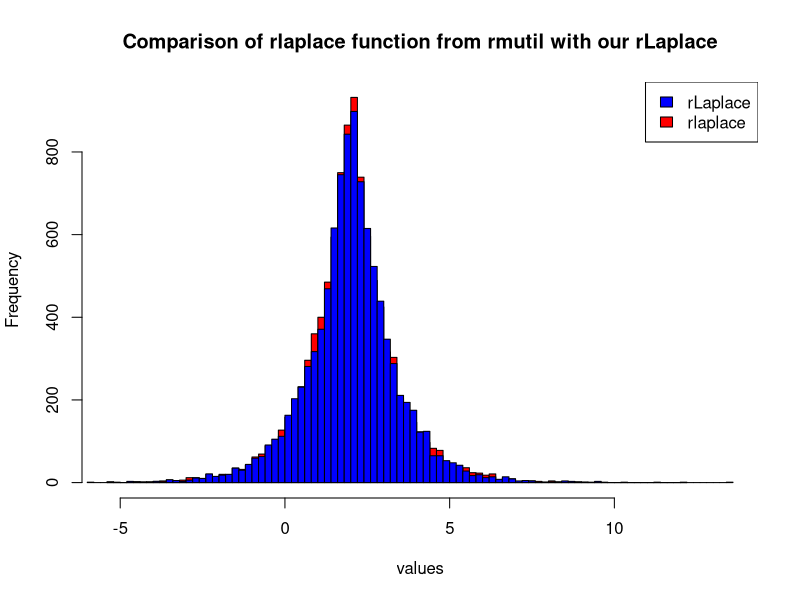
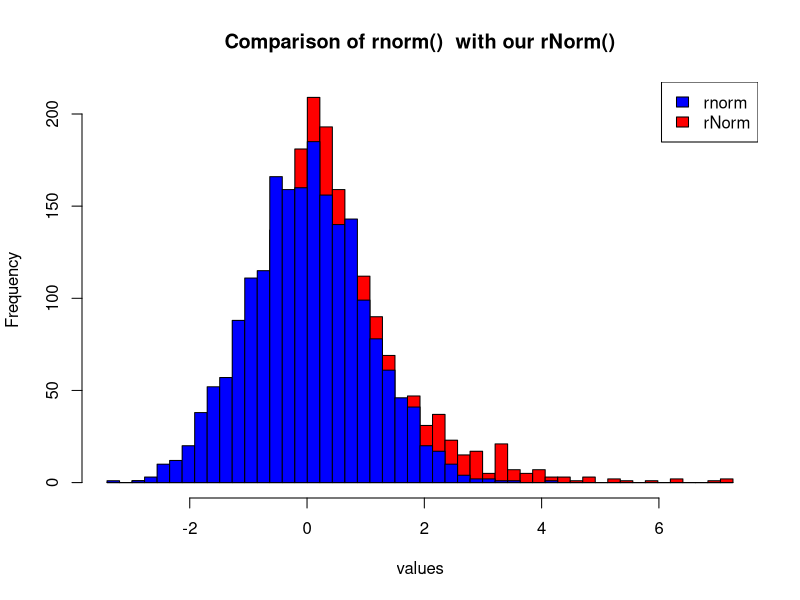

Here is the R script that generated these plots, in order:
## ---- chunk 1
knitr::opts_chunk$set(echo = TRUE)
## ---- chunk 2
rLaplace <- function(n, mean = 0, alpha = 1){
  b <- 1/alpha
  u <- runif(n)
  res <- mean - (b*sign(u-0.5) * log(1-(2*abs(u-0.5))))
  return(res)
}
## ---- chunk 3
library(rmutil)
hist(rlaplace(10000, 2,1), 100, 
     col = "red",
     main = "Comparison of rlaplace function from rmutil with our rLaplace", 
     xlab = "values")
hist(rLaplace(10000, 2,1), 100, col = "blue", add = TRUE)
legend("topright", c("rLaplace", "rlaplace"), fill=c("blue", "red"))
## ---- chunk 4
DE <- function(x, mean = 0,alpha = 1){
  return((0.5*alpha)*exp((-alpha)*abs(x-mean)))
}

genNorm <- function(c, rej){
  z <- TRUE
  res <- 0
  while (z == TRUE) {
    y <- rLaplace(1)
    u <- runif(1)
    if(u <= pnorm(y) / (c*DE(y))){
      res <- y
      z <- FALSE    
    }
    if(rej){
    rejected <<- rejected + 1
    }
  }
  return(res)
}
  
rNorm <- function(n,c,rej = FALSE){
 return(replicate(n, genNorm(c, rej)))
}
## ---- chunk 5
LF <- function(c){
  x <- rNorm(100000,c)
  mean <- mean(x)
  variance <- var(x)
  SSE <- ( ((1-variance)^2)) 
  return(SSE)
}
a <- optim(1,LF, method = "Brent",lower = 0, upper = 2)
c <- a$par
## ---- chunk 6
rejected <- 0
datarNorm <- rNorm(2000, c, TRUE)
datarnorm <- rnorm(2000)

b <- min(c(datarNorm,datarnorm))
e <- max(c(datarNorm,datarnorm))
ax <- seq(b,e,by=(e-b)/50)

hist(datarNorm, breaks = ax,
     col = "red",
     main = "Comparison of rnorm()  with our rNorm()",
     xlab = "values",
     xlim = range(datarNorm,datarnorm))

hist(datarnorm, breaks = ax, col = "blue",  xlim = range(datarNorm,datarnorm),  ylim = c(0,250), add = TRUE)
legend("topright", c("rnorm", "rNorm"), fill=c("blue", "red"))
## ---- chunk 7
RR <- (rejected / 2000) 
## ---- chunk 8
compare <- matrix(c(mean(datarNorm), var(datarNorm), mean(datarnorm), var(datarnorm)), nrow = 2, byrow = TRUE)
row.names(compare) <- c("rNorm()", "rnorm()")
colnames(compare) <- c("mean", "variance")
knitr::kable(compare)
